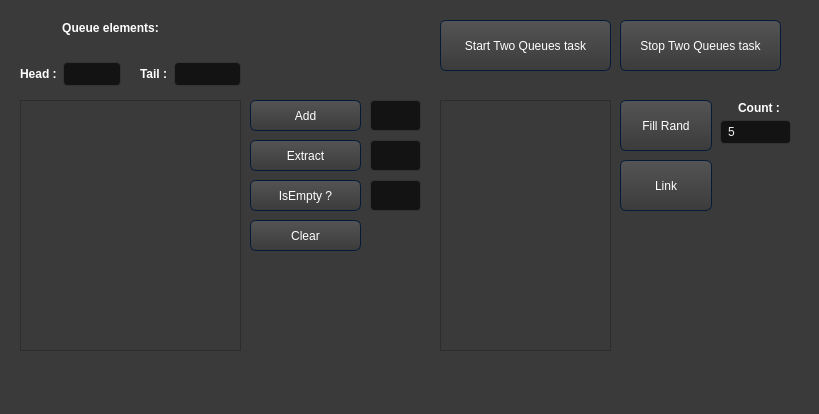
<?xml version="1.0" encoding="UTF-8"?>
<ui version="4.0">
 <class>MainWindow</class>
 <widget class="QMainWindow" name="MainWindow">
  <property name="geometry">
   <rect>
    <x>0</x>
    <y>0</y>
    <width>819</width>
    <height>414</height>
   </rect>
  </property>
  <property name="windowTitle">
   <string>MainWindow</string>
  </property>
  <property name="styleSheet">
   <string notr="true">/*-----QWidget-----*/   
QWidget
{
	background-color: #3a3a3a;
	color: #fff;
	selection-background-color: #b78620;
	selection-color: #000;

}


/*-----QPushButton-----*/
QPushButton
{
	background-color: qlineargradient(spread:repeat, x1:1, y1:0, x2:1, y2:1, stop:0 rgba(84, 84, 84, 255),stop:1 rgba(59, 59, 59, 255));
	color: #ffffff;
	min-width: 80px;
	border-style: solid;
	border-width: 1px;
	border-radius: 6px;
	border-color: #051a39;
	padding: 5px;

}


QPushButton::flat
{
	background-color: transparent;
	border: none;
	color: #fff;

}


QPushButton::disabled
{
	background-color: #404040;
	color: #656565;
	border-color:  rgb(175, 168, 167)    /*#051a39;*/

}


QPushButton::hover
{
	background-color: rgba(183, 134, 32, 20%);
	border: 1px solid #b78620;

}


QPushButton::pressed
{
	background-color: qlineargradient(spread:repeat, x1:1, y1:0, x2:1, y2:1, stop:0 rgba(74, 74, 74, 255),stop:1 rgba(49, 49, 49, 255));
	border: 1px solid #b78620;

}


QPushButton::checked
{
	background-color: qlineargradient(spread:repeat, x1:1, y1:0, x2:1, y2:1, stop:0 rgba(74, 74, 74, 255),stop:1 rgba(49, 49, 49, 255));
	border: 1px solid #222;

}


/*-----QPlainTExtEdit-----*/
QPlainTextEdit
{
	background-color: #131313;
	color : #eee;
	border: 1px solid #343434;
	border-radius: 8px;
	padding: 3px;
	padding-left: 5px;

}

/*-----QLabel-----*/
QLabel
{
	background-color: transparent;
	color: #fff;

}

/*-----QLineEdit-----*/
QLineEdit
{
	
	selection-background-color: darkgray;
	background-color: #131313;
	color : #eee;
	border: 1px solid #343434;
	border-radius: 4px;
	padding: 3px;
	padding-left: 5px;

}


QLineEdit:read-only
{
	background-color: rgb(47, 49, 49);
	color : #eee;

}


/*-----QCheckBox-----*/
QCheckBox
{
	background-color: transparent;
    color: lightgray;
	border: none;

}

QCheckBox::indicator:unchecked:hover
{
	border: 1px solid #b78620; 
	border-radius: 5px;

}


QCheckBox::disabled
{
	color: #656565;

}


QCheckBox::indicator:disabled
{
	background-color: #656565;
	color: #656565;
    border: 1px solid #656565;

}

/*-----QComboBox-----*/
QComboBox
{
    background-color: qlineargradient(spread:repeat, x1:1, y1:0, x2:1, y2:1, stop:0 rgba(84, 84, 84, 255),stop:1 rgba(59, 59, 59, 255));
    border: 1px solid #000;
    padding-left: 6px;
    color: #ffffff;
    height: 20px;

}


QComboBox::disabled
{
	background-color: #404040;
	color: #656565;
	border-color: #051a39;

}


QComboBox:on
{
    background-color: #b78620;
	color: #000;

}


QComboBox QAbstractItemView
{
    background-color: #383838;
    color: #ffffff;
    border: 1px solid black;
    selection-background-color: #b78620;
    outline: 0;

}


QComboBox::drop-down
{
	background-color: qlineargradient(spread:repeat, x1:1, y1:0, x2:1, y2:1, stop:0 rgba(57, 57, 57, 255),stop:1 rgba(50, 50, 50, 255));
    subcontrol-origin: padding;
    subcontrol-position: top right;
    width: 15px;
    border-left-width: 1px;
    border-left-color: black;
    border-left-style: solid; 

}


QComboBox::down-arrow
{
    image: url(://arrow-down.png);
    width: 8px;
    height: 8px;
}


</string>
  </property>
  <widget class="QWidget" name="centralwidget">
   <widget class="QListView" name="queueView">
    <property name="geometry">
     <rect>
      <x>20</x>
      <y>100</y>
      <width>221</width>
      <height>251</height>
     </rect>
    </property>
    <property name="editTriggers">
     <set>QAbstractItemView::NoEditTriggers</set>
    </property>
   </widget>
   <widget class="QLabel" name="label">
    <property name="geometry">
     <rect>
      <x>20</x>
      <y>20</y>
      <width>181</width>
      <height>16</height>
     </rect>
    </property>
    <property name="font">
     <font>
      <weight>75</weight>
      <bold>true</bold>
     </font>
    </property>
    <property name="text">
     <string>Queue elements:</string>
    </property>
    <property name="alignment">
     <set>Qt::AlignCenter</set>
    </property>
   </widget>
   <widget class="QPushButton" name="addButton">
    <property name="geometry">
     <rect>
      <x>250</x>
      <y>100</y>
      <width>111</width>
      <height>31</height>
     </rect>
    </property>
    <property name="text">
     <string>Add</string>
    </property>
   </widget>
   <widget class="QPushButton" name="extractButton">
    <property name="geometry">
     <rect>
      <x>250</x>
      <y>140</y>
      <width>111</width>
      <height>31</height>
     </rect>
    </property>
    <property name="text">
     <string>Extract</string>
    </property>
   </widget>
   <widget class="QPushButton" name="isEmptyButton">
    <property name="geometry">
     <rect>
      <x>250</x>
      <y>180</y>
      <width>111</width>
      <height>31</height>
     </rect>
    </property>
    <property name="text">
     <string>IsEmpty ?</string>
    </property>
   </widget>
   <widget class="QPushButton" name="clearButton">
    <property name="geometry">
     <rect>
      <x>250</x>
      <y>220</y>
      <width>111</width>
      <height>31</height>
     </rect>
    </property>
    <property name="text">
     <string>Clear</string>
    </property>
   </widget>
   <widget class="QWidget" name="layoutWidget">
    <property name="geometry">
     <rect>
      <x>140</x>
      <y>60</y>
      <width>101</width>
      <height>28</height>
     </rect>
    </property>
    <layout class="QHBoxLayout" name="horizontalLayout_2">
     <item>
      <widget class="QLabel" name="label_3">
       <property name="font">
        <font>
         <weight>75</weight>
         <bold>true</bold>
        </font>
       </property>
       <property name="text">
        <string>Tail :</string>
       </property>
      </widget>
     </item>
     <item>
      <widget class="QLineEdit" name="tailEdit"/>
     </item>
    </layout>
   </widget>
   <widget class="QLineEdit" name="addEdit">
    <property name="geometry">
     <rect>
      <x>370</x>
      <y>100</y>
      <width>51</width>
      <height>31</height>
     </rect>
    </property>
   </widget>
   <widget class="QLineEdit" name="extractEdit">
    <property name="geometry">
     <rect>
      <x>370</x>
      <y>140</y>
      <width>51</width>
      <height>31</height>
     </rect>
    </property>
   </widget>
   <widget class="QLineEdit" name="isEmptyEdit">
    <property name="geometry">
     <rect>
      <x>370</x>
      <y>180</y>
      <width>51</width>
      <height>31</height>
     </rect>
    </property>
   </widget>
   <widget class="QListView" name="queue2View">
    <property name="geometry">
     <rect>
      <x>440</x>
      <y>100</y>
      <width>171</width>
      <height>251</height>
     </rect>
    </property>
    <property name="editTriggers">
     <set>QAbstractItemView::NoEditTriggers</set>
    </property>
   </widget>
   <widget class="QPushButton" name="startTwoQueuesBtn">
    <property name="geometry">
     <rect>
      <x>440</x>
      <y>20</y>
      <width>171</width>
      <height>51</height>
     </rect>
    </property>
    <property name="text">
     <string>Start Two Queues task</string>
    </property>
   </widget>
   <widget class="QPushButton" name="StopTwoTaskBtn">
    <property name="geometry">
     <rect>
      <x>620</x>
      <y>20</y>
      <width>161</width>
      <height>51</height>
     </rect>
    </property>
    <property name="text">
     <string>Stop Two Queues task</string>
    </property>
   </widget>
   <widget class="QPushButton" name="fillRandBtn">
    <property name="geometry">
     <rect>
      <x>620</x>
      <y>100</y>
      <width>92</width>
      <height>51</height>
     </rect>
    </property>
    <property name="text">
     <string>Fill Rand</string>
    </property>
   </widget>
   <widget class="QPushButton" name="linkBtn">
    <property name="geometry">
     <rect>
      <x>620</x>
      <y>160</y>
      <width>92</width>
      <height>51</height>
     </rect>
    </property>
    <property name="text">
     <string>Link</string>
    </property>
   </widget>
   <widget class="QLabel" name="label_4">
    <property name="geometry">
     <rect>
      <x>730</x>
      <y>100</y>
      <width>58</width>
      <height>16</height>
     </rect>
    </property>
    <property name="font">
     <font>
      <weight>75</weight>
      <bold>true</bold>
     </font>
    </property>
    <property name="text">
     <string>Count :</string>
    </property>
    <property name="alignment">
     <set>Qt::AlignCenter</set>
    </property>
   </widget>
   <widget class="QLineEdit" name="countEdit">
    <property name="geometry">
     <rect>
      <x>720</x>
      <y>120</y>
      <width>71</width>
      <height>24</height>
     </rect>
    </property>
    <property name="text">
     <string>5</string>
    </property>
   </widget>
   <widget class="QWidget" name="">
    <property name="geometry">
     <rect>
      <x>20</x>
      <y>60</y>
      <width>101</width>
      <height>28</height>
     </rect>
    </property>
    <layout class="QHBoxLayout" name="horizontalLayout">
     <item>
      <widget class="QLabel" name="label_2">
       <property name="font">
        <font>
         <weight>75</weight>
         <bold>true</bold>
        </font>
       </property>
       <property name="text">
        <string>Head :</string>
       </property>
      </widget>
     </item>
     <item>
      <widget class="QLineEdit" name="headEdit"/>
     </item>
    </layout>
   </widget>
  </widget>
  <widget class="QMenuBar" name="menubar">
   <property name="geometry">
    <rect>
     <x>0</x>
     <y>0</y>
     <width>819</width>
     <height>22</height>
    </rect>
   </property>
  </widget>
  <widget class="QStatusBar" name="statusbar"/>
 </widget>
 <resources/>
 <connections/>
</ui>
